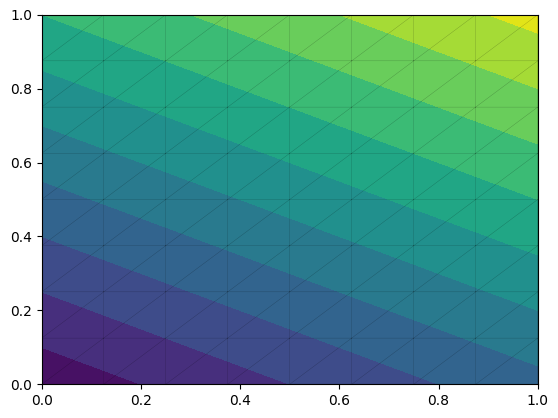

The Python source for this figure:
from __future__ import print_function

# Warning: from fenics import * will import both `sym` and
# `q` from FEniCS. We therefore import FEniCS first and then
# overwrite these objects.
from fenics import *

def q(u):
    "Return nonlinear coefficient"
    return 1 + u**2

# Use SymPy to compute f from the manufactured solution u
import sympy as sym
x, y = sym.symbols('x[0], x[1]')
u = 1 + x + 2*y
f = - sym.diff(q(u)*sym.diff(u, x), x) - sym.diff(q(u)*sym.diff(u, y), y)
f = sym.simplify(f)
u_code = sym.printing.ccode(u)
f_code = sym.printing.ccode(f)
print("f = ", f_code)
print("u = ", u_code)

# Create mesh and define function space
mesh = UnitSquareMesh(8, 8)
V = FunctionSpace(mesh, 'P', 1)

# Define boundary condition
u_D = Expression(u_code, degree=2)

def boundary(x, on_boundary):
    return on_boundary

bc = DirichletBC(V, u_D, boundary)

# Define variational problem
u = Function(V)  # Note: not TrialFunction!
v = TestFunction(V)
f = Expression(f_code, degree=2)
F = q(u)*dot(grad(u), grad(v))*dx - f*v*dx

# Compute solution
solve(F == 0, u, bc)


#--------------------------Ploting pylab------------------------
# get array componets and triangulation :
v = u.compute_vertex_values(mesh)
x = mesh.coordinates()[:,0]
y = mesh.coordinates()[:,1]
t = mesh.cells()

from pylab import *
from mpl_toolkits.axes_grid1 import make_axes_locatable

ax = plt.axes()

cm = get_cmap('viridis')
c = ax.tricontourf(x, y, t, v, 10, cmap = cm)
p = ax.triplot(x, y, t, '-', color='k', lw=0.2, alpha=0.4)

# Output in the file
for ext in ["png", "pdf"]:
    print("Nonlinear_Poisson.%s" % (ext,))
    plt.savefig("Nonlinear_Poisson.%s" % (ext,), bbox_inches="tight")


# #--------------------------Ploting PVD------------------------
# # Plot solution and mesh
# plot(u)
# plot(mesh)
#
# # Save solution to file in VTK format
# vtkfile = File('poisson/solution.pvd')
# vtkfile << u
#
# # Compute maximum error at vertices
# vertex_values_u_D = u_D.compute_vertex_values(mesh)
# vertex_values_u = u.compute_vertex_values(mesh)
